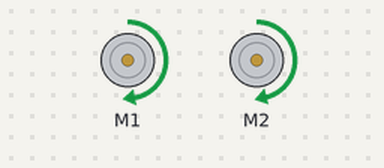
Simulated run of this sketch. Board: Arduino Uno, built with avr-gcc and run on an emulated ATmega328P. On the bench: 2 × DC motor (green arrow = forward, orange = backward, longer = faster).

Above: at 0.4 s.
At 7.19 s:
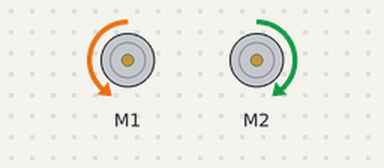
At 19.92 s:
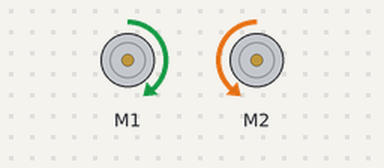
At 39.3 s:
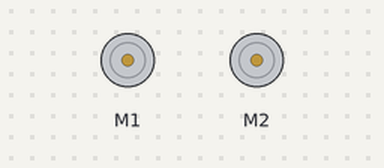
Timing chart, 0 to 40.9 s (numbered marks = the images above):
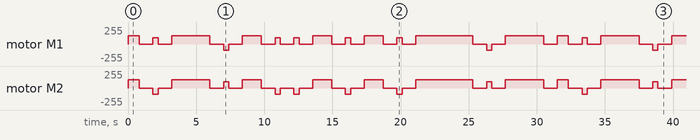

Measured:
- by itself, motor M1: moves between backward 95/255 and forward 127/255, repeating every 31.5 s
- by itself, motor M2: moves between backward 95/255 and forward 123/255, repeating every 31.5 s

The sketch:

zumo_Project.ino
```cpp
#include <ZumoMotors.h>

ZumoMotors motors;

// Drift correction factor (tune this value)
const int driftCorrectionRight = 6;  // Adjust this value for left drift correction

// Function to move forward
void moveForward(int duration) {
  int leftSpeed = 200;                          // Default speed for left motor
  int rightSpeed = 200 - driftCorrectionRight;  // Slower right motor to correct drift

  motors.setSpeeds(leftSpeed, rightSpeed);
  delay(duration);
  motors.setSpeeds(0, 0);  // Stop after the specified duration
}

void moveBackward(int duration) {
  int leftSpeed = -200;                          // Default speed for left motor
  int rightSpeed = -200 + 5.5;  // Slower right motor to correct drift

  motors.setSpeeds(leftSpeed, rightSpeed);
  delay(duration);
  motors.setSpeeds(0, 0);  // Stop after the specified duration
}

// Function to turn left
void turnLeft() {
  int leftSpeed = -150;  // Reverse left motor
  int rightSpeed = 150;  // Forward right motor

  motors.setSpeeds(leftSpeed, rightSpeed);
  delay(380);
  motors.setSpeeds(0, 0);  // Stop after the specified duration
}

// Function to turn right
void turnRight() {
  int leftSpeed = 150;    // Forward left motor
  int rightSpeed = -150;  // Reverse right motor

  motors.setSpeeds(leftSpeed, rightSpeed);
  delay(380);
  motors.setSpeeds(0, 0);  // Stop after the specified duration
}

void setup() {
  // Nothing needed in setup for now
}

// 1539 - 50cm
// 825 - 25 cm
/*moveForward(825);
  delay(1000);
  turnRight();
  delay(1000);
  moveForward(1400);
  delay(1000);
  turnLeft();
  delay(1000);
  moveForward(2800);
  delay(1000);
  turnLeft();
  delay(1000);
  moveForward(2800);
  delay(1000);
  turnRight();
  delay(1000);
  moveForward(1400);
  delay(100000);*/
void loop() {
  moveForward(825);
  delay(1000);
  turnRight();
  delay(1000);
  moveForward(2800);
  delay(1000);
  turnLeft();
  delay(1000);
  moveForward(1400);
  delay(1000);
  turnRight();
  delay(1000);
  turnRight();
  delay(1000);
  moveForward(1400);
  delay(1000);
  turnRight();
  delay(1000);
  moveForward(1400);
  delay(1000);
  turnRight();
  delay(1000);
  moveForward(4200);
  delay(1000);
  turnLeft();
  delay(1000);
  moveForward(2800);
  delay(1000);
}
```
